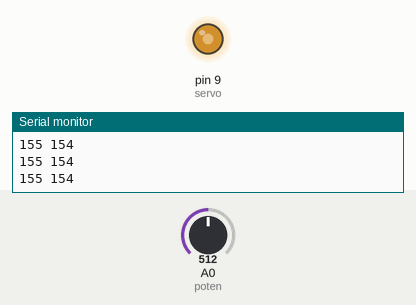
Recording of a sketch running on a simulated Arduino Uno, built with avr-gcc and run on an emulated ATmega328P. Shown: output pins drawn as LEDs (lit = HIGH), the last lines printed to the serial monitor. Inputs (shaded band) come from the test bench; at power-on: A0 (poten) = 512.

Above: at 1.2 s.
1.3 s: A0 (poten) set to 716
At 1.47 s:
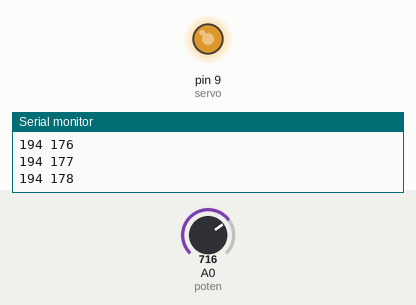
4.3 s: A0 (poten) set to 0
At 5.6 s:
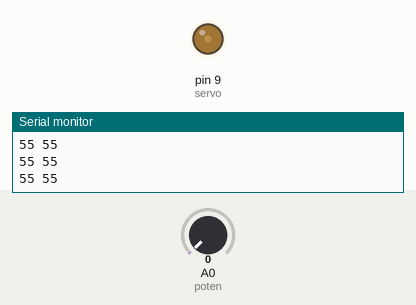
Timing chart, 0 to 7.3 s (numbered marks = the images above; inputs shaded):
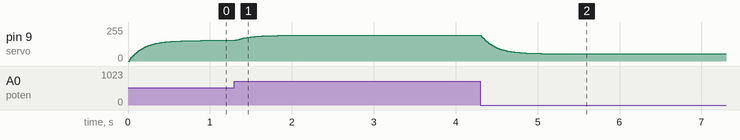

Measured:
- after the input at 1.3 s, pin 9 (servo): moves from 154/255 to 193/255 over 0.63 s, starting at once
- after the input at 4.3 s, pin 9 (servo): moves from 193/255 to 55/255 over 0.84 s, starting at once

The sketch:

PID_servo1_POTEN.ino
```cpp
/**
 * PID 기반 서보 테스트
*/

#define servo 9
#define poten A0

double Result = 155;
float oneTimeDelay = 10; // [mS]

double pre_P_error = 0;
double P_error, I_error, D_error;
double PID(float Goals,
    float Kp = 0.01,
    float Ki = 0.06,
    float Kd = 0.01)
{
    P_error = Goals - Result; // 목표값과 실제값 차이
    I_error += ( P_error );
    D_error = (P_error - pre_P_error );
    pre_P_error = P_error;
    return ( P_error * Kp ) + ( I_error * Ki ) + ( D_error * Kd );
}

void setup()
{
    pinMode(poten,INPUT);
    pinMode(servo,OUTPUT);
    Serial.begin(115200);
}

float Goals;
void loop()
{
    int val = map(analogRead(poten), 0, 1024, 55, 255);
    Serial.print(val);
    Serial.print(" ");
    Serial.println(int(Result));
    Goals = val;
    Result = PID(Goals);
    delay(oneTimeDelay);
    analogWrite(servo,int(Result));

    //analogWrite(servo,val);
}
```
